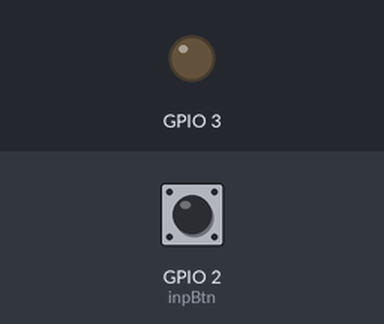
Recording of a program running on a simulated Raspberry Pi (BCM pin numbers). Shown: output pins drawn as LEDs (lit = HIGH). The inputs (shaded band) are chosen by the test bench; at power-on: GPIO 2 (inpBtn) HIGH.

Above: at 1.2 s.
1.3 s: GPIO 2 (inpBtn) pulled LOW for 0.15 s
At 2.7 s:
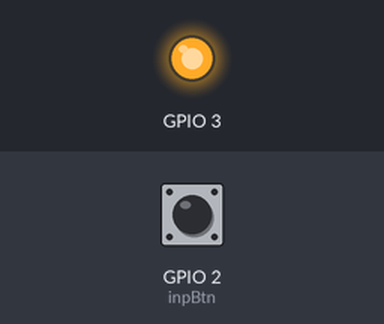
3.0 s: GPIO 2 (inpBtn) pulled LOW for 1 s
At 4.2 s:
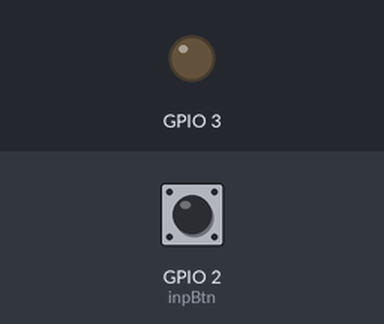
5.5 s: GPIO 2 (inpBtn) pulled LOW for 3.2 s
At 6.1 s:
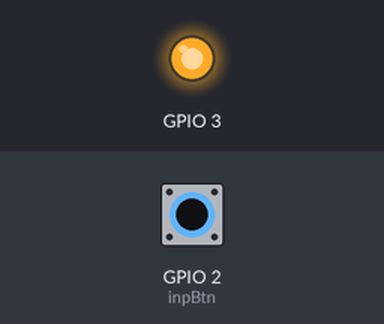
Timing chart, 0 to 8.5 s (numbered marks = the images above; inputs shaded):
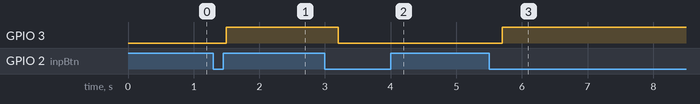

The program:

tactile_switch.py
```python
import RPi.GPIO as GPIO
import time
GPIO.setwarnings(False)

inpBtn = 2
GPIO.setmode(GPIO.BCM)

GPIO.setup(3, GPIO.OUT)
GPIO.setup(inpBtn, GPIO.IN, pull_up_down=GPIO.PUD_UP)

statusBtn = False
inputLama = True

while True:
    statusBaru = GPIO.input(inpBtn)
    if statusBaru == False and inputLama == True:
        statusBtn = not statusBtn
        time.sleep(0.2)
    inputLama = statusBaru
    GPIO.output(3, statusBtn)
```

Measured:
- after the input at 1.3 s, GPIO 3: LOW → HIGH after 0.20 s
- after the input at 3.0 s, GPIO 3: HIGH → LOW after 0.20 s
- after the input at 5.5 s, GPIO 3: LOW → HIGH after 0.20 s
